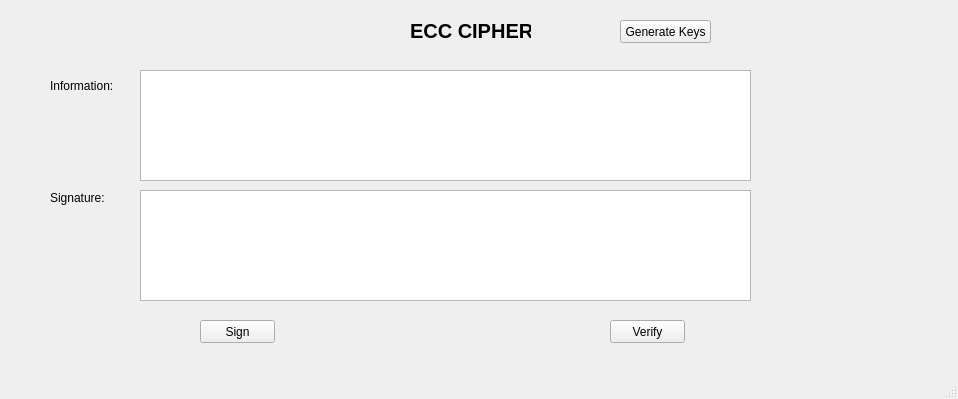
<?xml version="1.0" encoding="UTF-8"?>
<ui version="4.0">
 <class>MainWindow</class>
 <widget class="QMainWindow" name="MainWindow">
  <property name="geometry">
   <rect>
    <x>0</x>
    <y>0</y>
    <width>958</width>
    <height>399</height>
   </rect>
  </property>
  <property name="windowTitle">
   <string>MainWindow</string>
  </property>
  <widget class="QWidget" name="centralwidget">
   <widget class="QLabel" name="label">
    <property name="geometry">
     <rect>
      <x>410</x>
      <y>10</y>
      <width>121</width>
      <height>41</height>
     </rect>
    </property>
    <property name="font">
     <font>
      <pointsize>15</pointsize>
      <weight>75</weight>
      <bold>true</bold>
     </font>
    </property>
    <property name="text">
     <string>ECC CIPHER</string>
    </property>
   </widget>
   <widget class="QLabel" name="label_2">
    <property name="geometry">
     <rect>
      <x>50</x>
      <y>70</y>
      <width>81</width>
      <height>31</height>
     </rect>
    </property>
    <property name="text">
     <string>Information:</string>
    </property>
   </widget>
   <widget class="QLabel" name="label_3">
    <property name="geometry">
     <rect>
      <x>50</x>
      <y>190</y>
      <width>61</width>
      <height>16</height>
     </rect>
    </property>
    <property name="text">
     <string>Signature:</string>
    </property>
   </widget>
   <widget class="QTextEdit" name="txt_info">
    <property name="geometry">
     <rect>
      <x>140</x>
      <y>70</y>
      <width>611</width>
      <height>111</height>
     </rect>
    </property>
   </widget>
   <widget class="QTextEdit" name="txt_sign">
    <property name="geometry">
     <rect>
      <x>140</x>
      <y>190</y>
      <width>611</width>
      <height>111</height>
     </rect>
    </property>
   </widget>
   <widget class="QPushButton" name="btn_sign">
    <property name="geometry">
     <rect>
      <x>200</x>
      <y>320</y>
      <width>75</width>
      <height>23</height>
     </rect>
    </property>
    <property name="text">
     <string>Sign</string>
    </property>
   </widget>
   <widget class="QPushButton" name="btn_verify">
    <property name="geometry">
     <rect>
      <x>610</x>
      <y>320</y>
      <width>75</width>
      <height>23</height>
     </rect>
    </property>
    <property name="text">
     <string>Verify</string>
    </property>
   </widget>
   <widget class="QPushButton" name="btn_gen_keys">
    <property name="geometry">
     <rect>
      <x>620</x>
      <y>20</y>
      <width>91</width>
      <height>23</height>
     </rect>
    </property>
    <property name="text">
     <string>Generate Keys</string>
    </property>
   </widget>
  </widget>
  <widget class="QMenuBar" name="menubar">
   <property name="geometry">
    <rect>
     <x>0</x>
     <y>0</y>
     <width>958</width>
     <height>21</height>
    </rect>
   </property>
  </widget>
  <widget class="QStatusBar" name="statusbar"/>
 </widget>
 <resources/>
 <connections/>
</ui>
